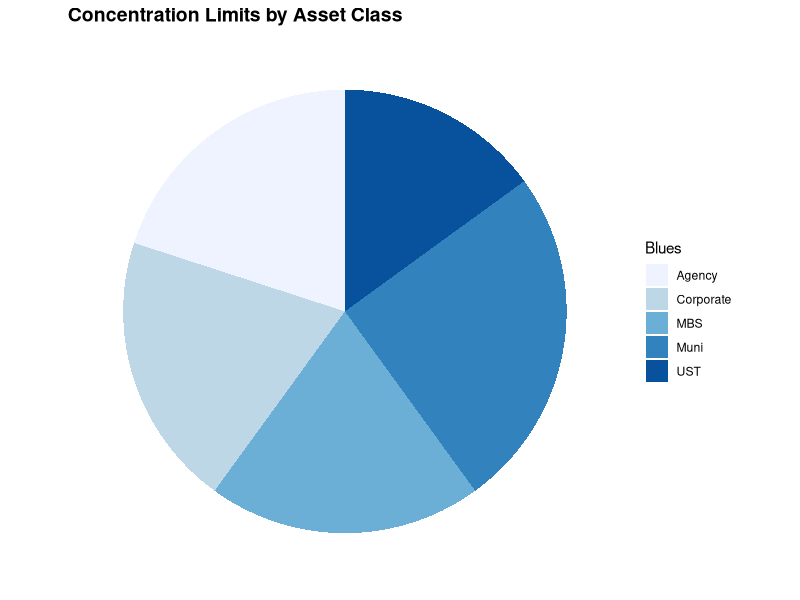

The R script that drew this image:

# Clear the global environment

# install.packages('lpSolve) if you don't have it
library(lpSolve)

#-------------------------------------------
# SECTION 1: PREPARE DATA
#-------------------------------------------

# Create a table with securities information (real world has tons more)
tableOfSecurities = matrix(0, nrow = 41, ncol = 3)
colnames(tableOfSecurities) = c("Class", "Yield", "Duration")
rownames(tableOfSecurities) = c(
  'Agency 1y',
  'Agency 2y',
  'Agency 3y',
  'Agency 4y',
  'Agency 5y',
  'Agency 7y',
  'Agency 10y',
  'Corp A 1y',
  'Corp A 2y',
  'Corp A 3y',
  'Corp A 4y',
  'Corp A 5y',
  'Corp A 10y',
  'Corp A 15y',
  'Corp A 20y',
  'Corp AA 1y',
  'Corp AA 2y',
  'Corp AA 3y',
  'Corp AA 4y',
  'Corp AA 5y',
  'Corp AA 10y',
  'Corp AA 15y',
  'Corp AA 20y',
  'MBS 10y 2.5% M',
  'MBS 15y 3.0% S',
  'MBS 20y 3.0% M',
  'MBS 20y 3.5% M',
  'Muni Taxable 3y',
  'Muni Taxable 5y',
  'Muni Taxable 8y',
  'Muni Taxable 10y',
  'Muni Taxable 12y',
  'FedFunds',
  'UST 10y',
  'UST 1y',
  'UST 2y',
  'UST 30y',
  'UST 3y',
  'UST 4y',
  'UST 5y',
  'UST 7y'
)

# Convert the table to a data frame so that numeric and character classes can be mixed in table
tableOfSecurities = as.data.frame(tableOfSecurities)

# Populate classes 
tableOfSecurities[,"Class"] = c(
  'Agency',
  'Agency',
  'Agency',
  'Agency',
  'Agency',
  'Agency',
  'Agency',
  'Corporate',
  'Corporate',
  'Corporate',
  'Corporate',
  'Corporate',
  'Corporate',
  'Corporate',
  'Corporate',
  'Corporate',
  'Corporate',
  'Corporate',
  'Corporate',
  'Corporate',
  'Corporate',
  'Corporate',
  'Corporate',
  'MBS',
  'MBS',
  'MBS',
  'MBS',
  'Muni',
  'Muni',
  'Muni',
  'Muni',
  'Muni',
  'UST',
  'UST',
  'UST',
  'UST',
  'UST',
  'UST',
  'UST',
  'UST',
  'UST'
)

# Populate returns 
tableOfSecurities[,"Yield"] = c(
  1.94,
  2.45,
  2.47,
  2.6,
  2.81,
  2.86,
  2.81,
  2.18,
  2.8,
  3.33,
  3.6,
  3.73,
  4.21,
  4.53,
  4.08,
  2.05,
  2.8,
  2.91,
  3.1,
  3.37,
  3.98,
  4.06,
  3.85,
  2.33,
  2.62,
  2.72,
  2.79,
  2.81,
  3.18,
  3.36,
  3.58,
  3.52,
  1.4,
  2.68,
  1.87,
  2.36,
  2.75,
  2.51,
  2.66,
  2.86,
  2.9
)

# Populate duration 
tableOfSecurities[,"Duration"] = c(
  1,
  2,
  3,
  4,
  5,
  7,
  10,
  1,
  2,
  3,
  4,
  5,
  10,
  15,
  20,
  1,
  2,
  3,
  4,
  5,
  10,
  15,
  20,
  10,
  15,
  20,
  20,
  3,
  5,
  8,
  10,
  12,
  0,
  10,
  1,
  2,
  30,
  3,
  4,
  5,
  7
)

# Check out the table of securities 
# View(tableOfSecurities)



#-------------------------------------------
# SECTION 2: SET CONSTRAINTS
#-------------------------------------------

# Set concentration limit for individual securities
limitAsset = 0.15

# Set concentration limits for asset classes 
limitAgency = 0.20
limitCorporate = 0.20
limitMBS = 0.25 
limitMuni = 0.25
limitUST = 0.15

# Can you determine how to constrain duration?



#-------------------------------------------
# SECTION 3: SETUP THE PROBLEM
#-------------------------------------------

# --------------------------
# 1. Constraints matrix 
# --------------------------
constraints = matrix(0, nrow = nrow(tableOfSecurities) + 1 + 5, ncol = nrow(tableOfSecurities))
colnames(constraints) = tableOfSecurities[,"Class"]
rownames(constraints) = c(
  rownames(tableOfSecurities),
  "Total",
  "limitAgency",
  "limitCorporate",
  "limitMBS",
  "limitMuni",
  "limitUST"
)

# Identity matrix for individual sector securities 
for (i in (1:nrow(tableOfSecurities)))
{
  constraints[i,i] = 1
}

# This will populate values for sector groups and totals
constraints["Total",] = 1
constraints["limitAgency", colnames(constraints)=='Agency'] = 1
constraints["limitCorporate", colnames(constraints)=='Corporate'] = 1
constraints["limitMBS", colnames(constraints)=='MBS'] = 1
constraints["limitMuni", colnames(constraints)=='Muni'] = 1
constraints["limitUST", colnames(constraints)=='UST'] = 1

# See the result
# View(constraints)

# --------------------------
# 2. Limits vector 
# --------------------------
limits = c(
  rep(limitAsset, nrow(tableOfSecurities)),
  1, 
  limitAgency,
  limitCorporate,
  limitMBS, 
  limitMuni,
  limitUST
)

# See the result
# View(limits)

# --------------------------
# 3. Directional vector 
# --------------------------
directional = c(
  rep("<=", nrow(tableOfSecurities)), 
  "=", 
  rep("<=", 5)
)

# See the result
# View(directional)

# --------------------------
# 4. Objective function 
# --------------------------                
objectiveFun = tableOfSecurities[,"Yield"]

# See the result
# View(objectiveFun)




#-------------------------------------------
# SECTION 4: SOLVE THE PROBLEM 
#-------------------------------------------
theSolution = lp("max", objectiveFun, constraints, directional, limits, compute.sens=TRUE)
theWeights = round(theSolution$solution, digits = 2) * 100

# Add the weights into the original table 
tableOfSecurities$Optimal = theWeights

# See the result
View(tableOfSecurities)

# Plot the result 
library(ggplot2)
library(scales)

# Limit data to only what is in the portfolio 
plotData = tableOfSecurities[tableOfSecurities[,"Optimal"] > 0,]

# Pie of asset class allocations
pie = ggplot(plotData, aes(x="", y=Optimal, fill=Class))+
  geom_bar(width = 1, stat = "identity") + 
  coord_polar("y", start=0) + 
  scale_fill_brewer("Blues") + 
  theme_minimal()+
  theme(
    axis.title.x = element_blank(),
    axis.title.y = element_blank(),
    panel.border = element_blank(),
    panel.grid=element_blank(),
    axis.ticks = element_blank(),
    plot.title=element_text(size=14, face="bold")
  ) + 
  theme(axis.text.x=element_blank()) + 
  ggtitle("Concentration Limits by Asset Class")

# Show plot
pie
